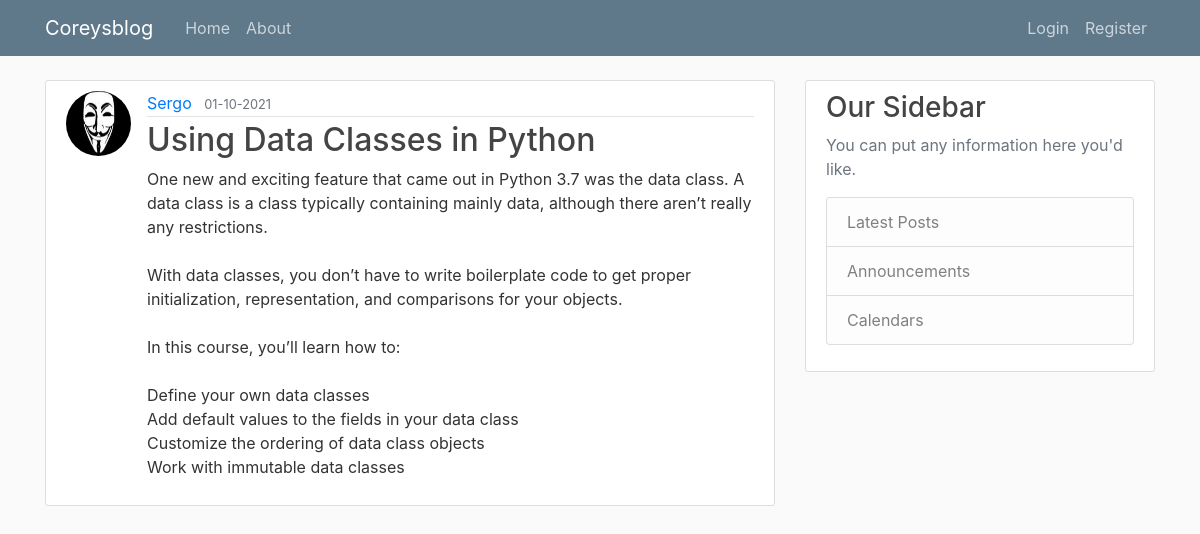
Screenshot of /post/3 with the database file from the repository.
### app/models.py (models this page shows, shortened)
class User(db.Model, UserMixin):
    id = db.Column(
        db.Integer,
        primary_key=True,
    )
    username = db.Column(db.String(20), unique=True, nullable=False)
    email = db.Column(db.String(120), unique=True, nullable=False)
    image_file = db.Column(db.String(20), nullable=False, default="default.jpg")
    password = db.Column(db.String(60), nullable=False)
    posts = db.relationship("Post", backref="author", lazy=True)

class Post(db.Model):
    id = db.Column(db.Integer, primary_key=True)
    title = db.Column(db.String(100), nullable=False)
    date_posted = db.Column(db.DateTime, nullable=False, default=datetime.utcnow)
    content = db.Column(db.Text, nullable=False)
    user_id = db.Column(db.Integer, db.ForeignKey("user.id"), nullable=False)

### app/posts/views.py (the view)
@posts.route("/post/<int:post_id>")
def post(post_id):
    post = Post.query.get_or_404(post_id)
    return render_template("post.html", title=post.title, post=post)

### app/templates/post.html (shortened to what this page needs)
{% extends "layout.html" %}
{% block content %}
<article class="media content-section">
    <img class="rounded-circle article-img"
        src="{{ url_for('static', filename='profile_pics/' + post.author.image_file) }}">
    <div class="media-body">
        <div class="article-metadata">
            <a class="mr-2" href="{{ url_for('users.user_posts', username=post.author.username) }}">{{
                post.author.username }}</a>
            <small class="text-muted">{{ post.date_posted.strftime('%d-%m-%Y') }}</small>
        </div>
        <h2 class="article-title">{{ post.title }}</h2>
        <p class="article-content">{{ post.content }}</p>
    </div>
</article>
{% endblock %}

### app/static/main.css (style rules this page uses)
body { background: #fafafa; color: #333333; margin-top: 5rem; }
h1, h2, h3, h4, h5, h6 { color: #444444; }
.content-section { background: #ffffff; padding: 10px 20px; border: 1px solid #dddddd; border-radius: 3px; margin-bottom: 20px; }
.article-title { color: #444444; }
.article-content { white-space: pre-line; }
.article-img { height: 65px; width: 65px; margin-right: 16px; }
.article-metadata { padding-bottom: 1px; margin-bottom: 4px; border-bottom: 1px solid #e3e3e3 }

### rows the page displays
User: image_file (picture), author.username "Sergo"
Post: date_posted "01-10-2021", title "Using Data Classes in Python", content "One new and exciting feature that came out in Python 3.7 was the data class. A data class is a class typically containing mainly data, although there aren’t really any restrictions. With data classes, you don’t have to write boilerplate code to get proper initialization, representation, and comparisons for your objects. In this course, you’ll learn how to: Define your own data classes Add default values to the fields in your data class Customize the ordering of data class objects Work with immutable data classes"
